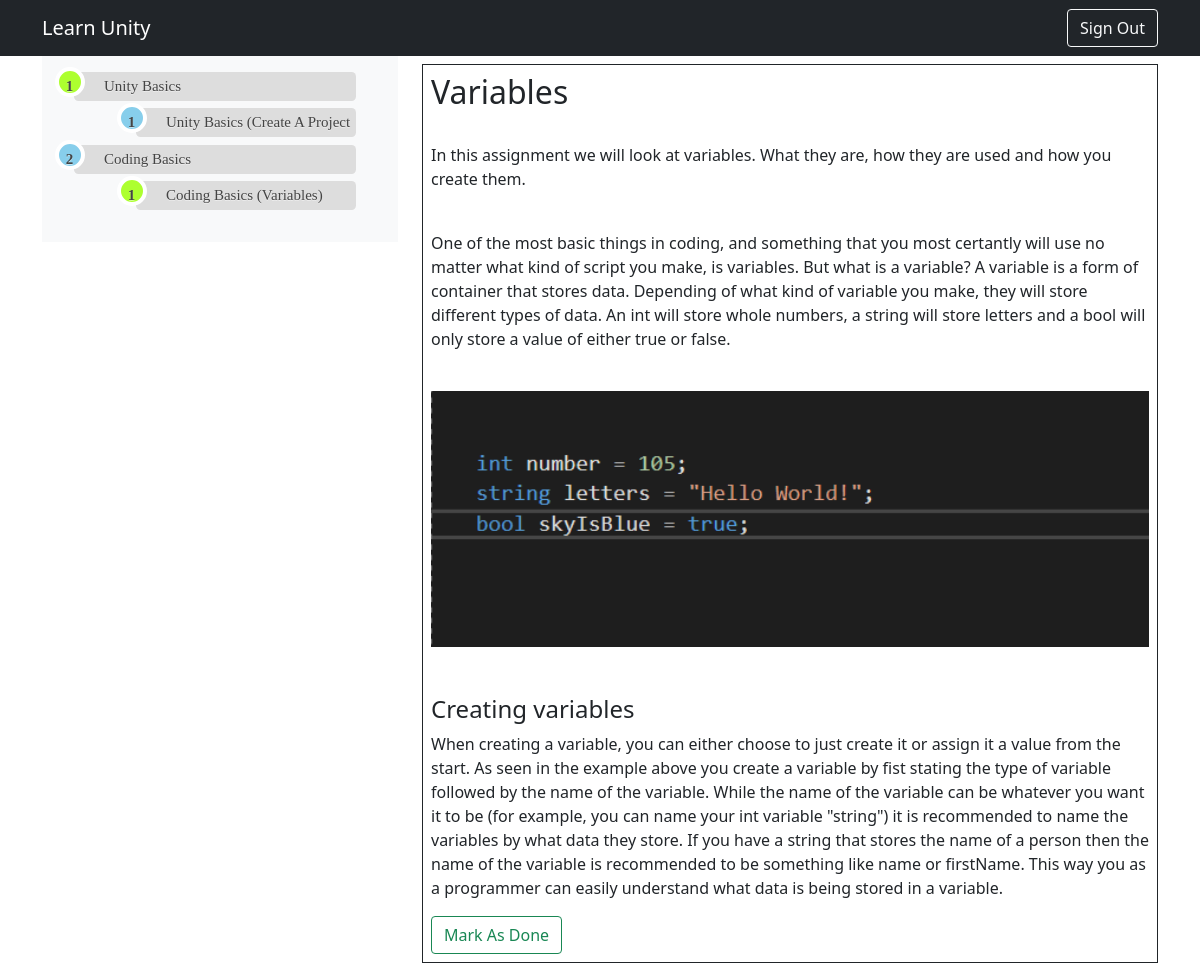
/loggedIn.php?assignment=CodingBasicsVariable (signed in), run on an earlier commit of the app's database.
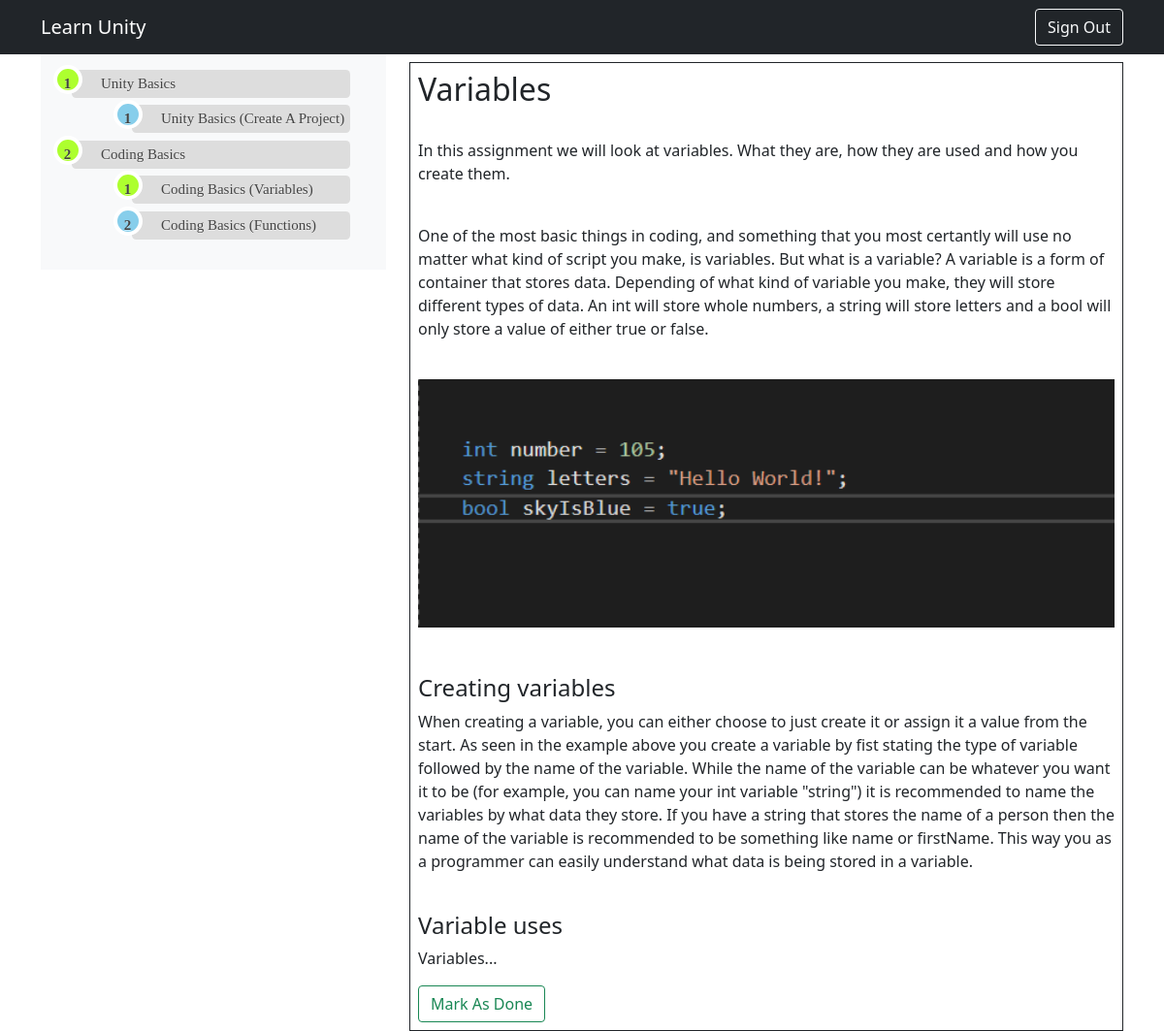
And on a later commit of the database.
### tables this page shows
CREATE TABLE `modules` (
  `moduleID` int(11) NOT NULL,
  `ModuleNumber` float NOT NULL,
  `ModuleName` varchar(40) NOT NULL,
  `DisplayName` varchar(40) NOT NULL,
  `content` text NOT NULL
);

### loggedIn.php (the view, shortened to what this page needs)
<?php
  include_once("dbcon.php");
?>
<!DOCTYPE html>
<html lang="en">
<head>
    <link rel="stylesheet" href="style.css">
    <link
    href="https://cdn.jsdelivr.net/npm/bootstrap@5.1.3/dist/css/bootstrap.min.css"
    rel="stylesheet"
  />
</head>
<body class="overflow-visible">
    <nav class="navbar navbar-expand-lg bg-dark navbar-dark">
        <div class="container">
          <a  href="#" class="navbar-brand">Learn Unity</a>
          <form action="loggedIn.php" method="POST">
            <input type="submit" name="SignOut" value="Sign Out" class="btn btn-outline-light">
          </form>
        </div>
    </nav>
    <div class="container">
      <div class="row">
        <div class="col-md-4">
        <nav class="navbar navbar-expand-md navbar-light bg-light justify-content-center">
    <div class="collapse navbar-collapse" id="navbarSupportedContent">
          <?php
          $alreadyPutOlTag = false;
            $stmt = $pdo->prepare("SELECT * FROM modules ORDER BY ModuleNumber");
            $stmt->execute(array());
            $res = $stmt->fetchAll(PDO::FETCH_ASSOC);
            $ModuleList = "<ol id=\"moduleList\" class=\"rounded-list mr-auto\">";
            foreach ($res as $module) {
              $stmt = $pdo->prepare("SELECT * FROM progress WHERE userID = :userID AND moduleID = :moduleID");
              $stmt->execute(array('userID' => $_SESSION['userID'], 'moduleID' => $module['moduleID']));
              $res2 = $stmt->fetchAll(PDO::FETCH_ASSOC);
              if (floor($module['ModuleNumber']) != $module['ModuleNumber'] && !$alreadyPutOlTag) {
                $alreadyPutOlTag = true;
                $ModuleList .= "<ol id=\"moduleList\" class=\"rounded-list\">";
              }elseif(floor($module['ModuleNumber']) == $module['ModuleNumber'] && $alreadyPutOlTag) {
                $alreadyPutOlTag = false;
                $ModuleList .= "</ol>";
              }
                $ModuleList .= "<li class=\"ModuleItem nav-item active";
                if (isset($res2[0])) {
                  $ModuleList .= " isCompleted";
                }
                $ModuleList .= "\">" . "<p id=\"" . $module['ModuleName'] ."\" class=\"nav-link\">" .$module['DisplayName'] . "</p></li> ";
            }
            $ModuleList .= "</ol>";
            echo $ModuleList;
          ?>
          </div>
          </nav>
      </div>
      <div class="col-md-8 mt-2 h-50">
          <div class="border border-dark p-2 overflow-auto h-50 " id="ModuleContent">
              <?php
            if (isset($_GET['assignment'])) {
              $stmt = $pdo->prepare("SELECT * FROM modules WHERE ModuleName = :moduleName");
              $stmt->execute(array('moduleName' => $_GET['assignment']));
              $res = $stmt->fetchAll(PDO::FETCH_ASSOC);
              if (isset($res[0]['content'])) {
                echo $res[0]['content'];
              }
              else {
                echo "Hmmm.... cant seem to find the assignment";
              }
            }
            else
            {
              echo "Click on an assignment to start";
            }
            ?>
          </div>
      </div>
    </div>
  </div>
</body>
</html>

### style.css (style rules this page uses)
ol { counter-reset: li; list-style: none; *list-style: decimal; font: 15px 'trebuchet MS', 'lucida sans'; padding: 0; margin-bottom: 4em; text-shadow: 0 1px 0 rgba(255,255,255,.5); }
ol ol { margin: 0 0 0 2em; }
.rounded-list p { position: relative; display: block; padding: .4em .4em .4em 2em; *padding: .4em; margin: .5em 0; background: #ddd; color: #444; text-decoration: none; border-radius: .3em; transition: all .3s ease-out; }
.rounded-list p:before { content: counter(li); counter-increment: li; position: absolute; left: -1.3em; top: 50%; margin-top: -1.3em; background: #87ceeb; height: 2em; width: 2em; line-height: 2em; border: .3em solid #fff; text-align: center; font-weight: bold; border-radius: 2em; transition: all .3s ease-out; }
.isCompleted p:before { background: greenyellow; }

What changed in the data, as far as the page shows it:
changed modules: DisplayName "Unity Basics (Create A Project" → "Unity Basics (Create A Project)"
changed modules "Coding Basics (Variables)": content "…stored in a variable. Mark As Done" → "…stored in a variable. Variable uses Variables... Mark As Done"
added modules: DisplayName "Coding Basics (Functions)"
